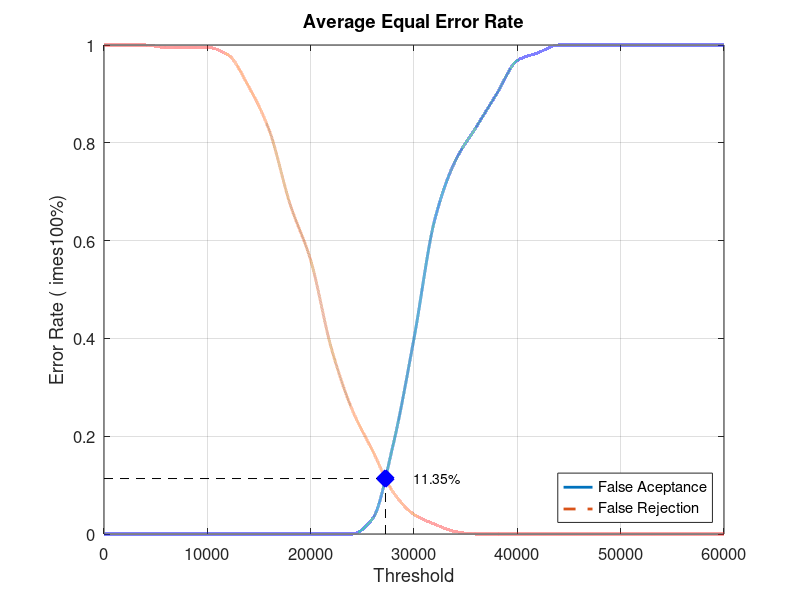
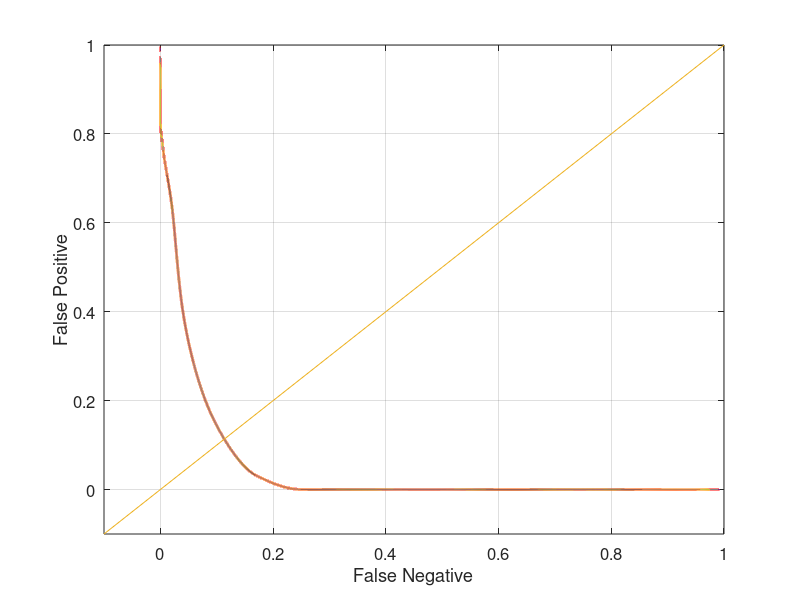

Write MATLAB code to recreate these figures, in order.
close all;
clear;
clc;
x = 0:2000:60000;
xq = 0:0.5:60000;

y0 = [0 0 0 0 0 0 0 0 0 0 0 0 0 0.0315789 0.184211 0.4 0.642105 0.763158 0.831579 0.9 0.968421 0.984211 1 1 1 1 1 1 1 1 1]
yy0 = interp1(x, y0, xq, 'pchip');
y1 = [1 1 1 0.995 0.995 0.995 0.98 0.915 0.825 0.675 0.56 0.38 0.255 0.17 0.085 0.04 0.02 0.005 0 0 0 0 0 0 0 0 0 0 0 0 0]
yy1 = interp1(x, y1, xq, 'pchip');

% Calculating EER: 
y2 = abs(y0 - y1);
find(y2 == min(y2))
yy2 = abs(yy0 - yy1);
xEER = find(yy2 == min(yy2));
xEERIndex = xq(xEER) % X-axis EER
yEER = yy0(xEER) % Y-axis EER

main = figure
plot(xq, yy0,'-','LineWidth', 2);	hold on
plot(xq, yy1,'--','LineWidth', 2);	hold on
plot([xEERIndex xEERIndex], [0 yEER], 'k--');	hold on
plot([0 xEERIndex], [yEER yEER], 'k--');	hold on
plot(xEERIndex, yEER, 'bx', 'LineWidth', 10);	hold on
text(xEERIndex + 10 * xEERIndex / 100, yEER, [num2str(round((10000 * yEER)) / 100) '%'])
legend('False Aceptance', 'False Rejection', 'Location', 'SouthEast')
xlabel('Threshold')
ylabel('Error Rate (	imes100%)')
title('Average Equal Error Rate')
set(gca, 'FontSize', 12)
axis([0 60000 0 1])
grid on

print(main, 'Database2_1Main', '-dpng');
FNRxFPR = figure('Color', [1 1 1]);
plot(yy1, yy0, '-', yy1, yy0, 'LineWidth', 2);
hold on
y = -0.1:0.1:1
plot(y, y); 
set(gca, 'FontSize', 12)
xlabel('False Negative')
ylabel('False Positive')
axis([-0.1 1 -0.1 1])
set(gca, 'FontSize', 12)
grid on

print(FNRxFPR, 'Database2_1FNRxFPR','-dpng');
